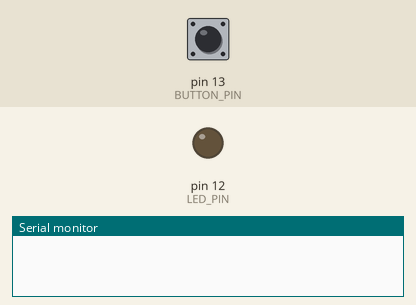
Bench run of a sketch on a simulated Arduino Uno, built with avr-gcc and run on an emulated ATmega328P. Parts: output pins drawn as LEDs (lit = HIGH), the last lines printed to the serial monitor. Dashed ring = blinking. Inputs (shaded band) come from the test bench; at power-on: pin 13 (BUTTON_PIN) HIGH.

Above: at 1.2 s.
1.3 s: pin 13 (BUTTON_PIN) pulled LOW for 0.15 s
At 2.3 s:
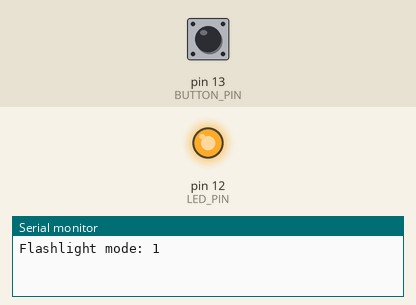
3.0 s: pin 13 (BUTTON_PIN) pulled LOW for 1 s
At 3.45 s:
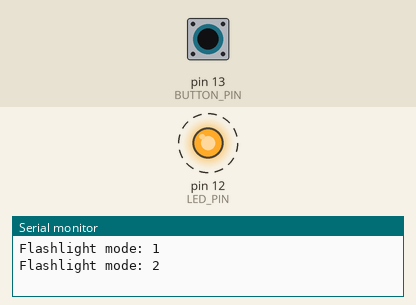
6.0 s: pin 13 (BUTTON_PIN) pulled LOW for 3.2 s
At 6.0 s:
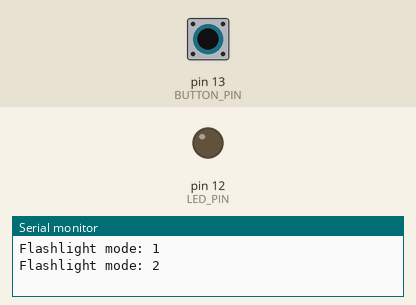
Timing chart, 0 to 9.0 s (numbered marks = the images above; inputs shaded):
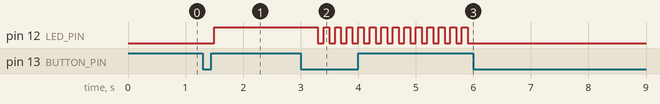

The sketch:

05_flashlight.ino
```cpp
const int BUTTON_PIN = 13;
const int LED_PIN = 12;

int mode = 0;
int lastButtonState = HIGH;

void setup() {
  Serial.begin(9600);
  pinMode(BUTTON_PIN, INPUT_PULLUP);
  pinMode(LED_PIN, OUTPUT);
}

void loop() {
  int currentButtonState = digitalRead(BUTTON_PIN);

  // ВІДЛОВЛЮЄМО КЛІК: перевіряємо
  if (lastButtonState == HIGH && currentButtonState == LOW) {

    mode = mode + 1;

    // Якщо режими закінчилися (їх у нас 3: 0, 1, 2),
    // скидаємо на нуль
    if (mode > 2) {
      mode = 0;
    }

    Serial.print("Flashlight mode: ");
    Serial.println(mode);

    // Маленька пауза (антибрязкіт)
    delay(200);
  }

  // Запам'ятовуємо поточний стан кнопки для наступного кола
  lastButtonState = currentButtonState;

  // 2. ВМИКАЄМО РЕЖИМИ
  if (mode == 0) {
    // Режим 0: Вимкнено
    digitalWrite(LED_PIN, LOW);
  }
  else if (mode == 1) {
    // Режим 1: Світить постійно
    digitalWrite(LED_PIN, HIGH);
  }
  else if (mode == 2) {
    // Режим 2: Швидко блимає
    digitalWrite(LED_PIN, HIGH);
    delay(100);
    digitalWrite(LED_PIN, LOW);
    delay(100);
  }
}
```

Measured:
- after the input at 1.3 s, pin 12 (LED_PIN): LOW → HIGH after 0.20 s
- after the input at 3.0 s, pin 12 (LED_PIN): alternates HIGH for 0.10 s and LOW for 0.10 s, starting after 0.30 s
- after the input at 6.0 s, pin 12 (LED_PIN): stops changing and stays LOW
